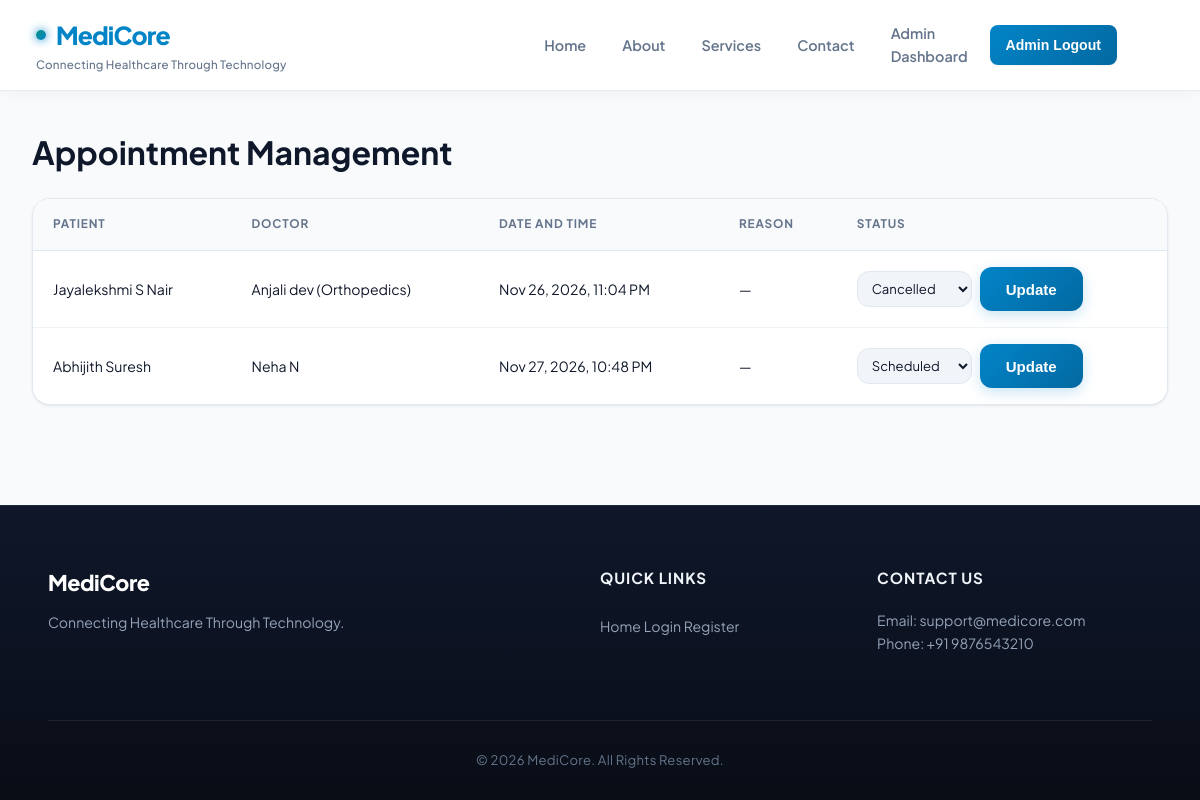
The app's page /appointments/ (signed in), older data.
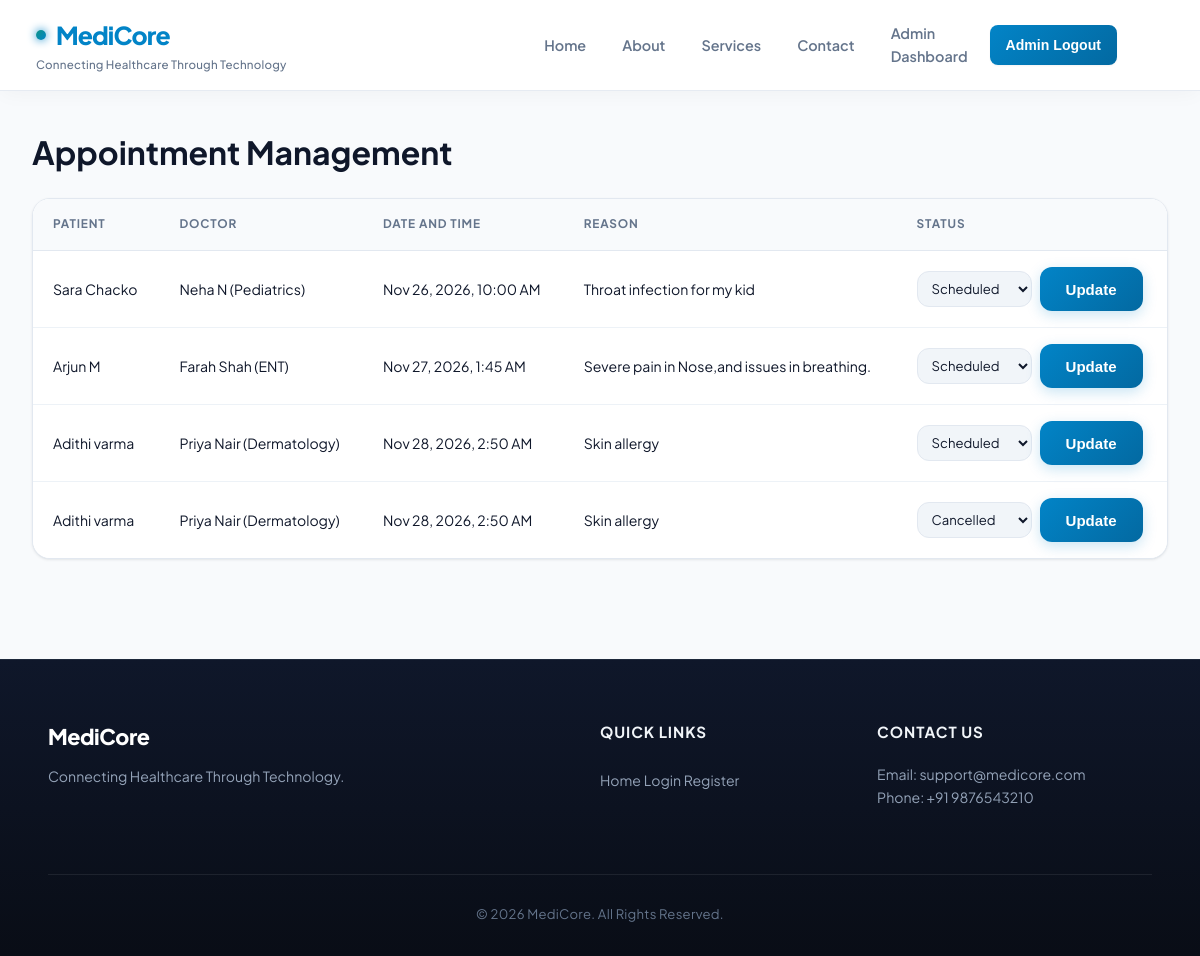
The same page, newer data.
### PulsePoint/models.py (models this page shows, shortened)
class Appointment(models.Model):
    STATUS_CHOICES = [
        ("Scheduled", "Scheduled"),
        ("Completed", "Completed"),
        ("Cancelled", "Cancelled"),
    ]
    patient = models.ForeignKey(
        RegisterModel,
        on_delete=models.CASCADE,
        related_name="appointments"
    )
    doctor_name = models.CharField(max_length=100)
    doctor_specialization = models.CharField(max_length=100, blank=True)
    appointment_date = models.DateTimeField()
    reason = models.TextField(blank=True)
    status = models.CharField(
        max_length=20,
        choices=STATUS_CHOICES,
        default="Scheduled"
    )
    created_at = models.DateTimeField(auto_now_add=True)

class RegisterModel(models.Model):
    profile=models.ImageField(upload_to='profile_images/')
    full_name=models.CharField(max_length=100)
    username=models.CharField(max_length=100)
    email=models.EmailField()
    phone=models.CharField(max_length=10)
    password=models.CharField(max_length=128)

### PulsePoint/views.py (the view)
# urls.py: path("appointments/", views.appointment_list, name="appointment_list"),
@staff_member_required(login_url="admin_login")
def appointment_list(request):
    appointments = (
        Appointment.objects
        .select_related("patient")
        .order_by("appointment_date")
    )
    return render(
        request,
        "appointment_list.html",
        {"appointments": appointments},
    )

### PulsePoint/templates/appointment_list.html (shortened to what this page needs)
{% extends "base.html" %}
{% block content %}
<h1>Appointment Management</h1>
<table>
    <thead>
        <tr>
            <th>Patient</th>
            <th>Doctor</th>
            <th>Date and Time</th>
            <th>Reason</th>
            <th>Status</th>
        </tr>
    </thead>
    <tbody>
        {% for appointment in appointments %}
        <tr>
            <td>{{ appointment.patient.full_name }}</td>
            <td>
                {{ appointment.doctor_name }}
                {% if appointment.doctor_specialization %}
                    ({{ appointment.doctor_specialization }})
                {% endif %}
            </td>
            <td>{{ appointment.appointment_date|date:"M d, Y, g:i A" }}</td>
            <td>{{ appointment.reason|default:"—" }}</td>
            <td>
    <form method="post" action="{% url 'appointment_update_status' appointment.pk %}">
        <select name="status">
            <option value="Scheduled" {% if appointment.status == "Scheduled" %}selected{% endif %}>Scheduled</option>
            <option value="Cancelled" {% if appointment.status == "Cancelled" %}selected{% endif %}>Cancelled</option>
        </select>
        <button type="submit">Update</button>
    </form>
</td>
        </tr>
        {% empty %}
        <tr>
            <td colspan="5">No appointments found.</td>
        </tr>
        {% endfor %}
    </tbody>
</table>
{% endblock %}

Row changes from the older to the newer data that the page shows:
removed Appointment: patient.full_name "Jayalekshmi S Nair", doctor_name "Anjali dev", doctor_specialization "Orthopedics", appointment_date "Nov 26, 2026, 11:04 PM", reason "—", status "Cancelled"
removed Appointment: patient.full_name "Abhijith Suresh", doctor_name "Neha N", appointment_date "Nov 27, 2026, 10:48 PM", reason "—", status "Scheduled"
added Appointment: patient.full_name "Sara Chacko", doctor_name "Neha N", doctor_specialization "Pediatrics", appointment_date "Nov 26, 2026, 10:00 AM", reason "Throat infection for my kid", status "Scheduled"
added Appointment: patient.full_name "Arjun M", doctor_name "Farah Shah", doctor_specialization "ENT", appointment_date "Nov 27, 2026, 1:45 AM", reason "Severe pain in Nose,and issues in breathing.", status "Scheduled"
added Appointment: patient.full_name "Adithi varma", doctor_name "Priya Nair", doctor_specialization "Dermatology", appointment_date "Nov 28, 2026, 2:50 AM", reason "Skin allergy", status "Scheduled"
added Appointment: patient.full_name "Adithi varma", doctor_name "Priya Nair", doctor_specialization "Dermatology", appointment_date "Nov 28, 2026, 2:50 AM", reason "Skin allergy", status "Cancelled"
